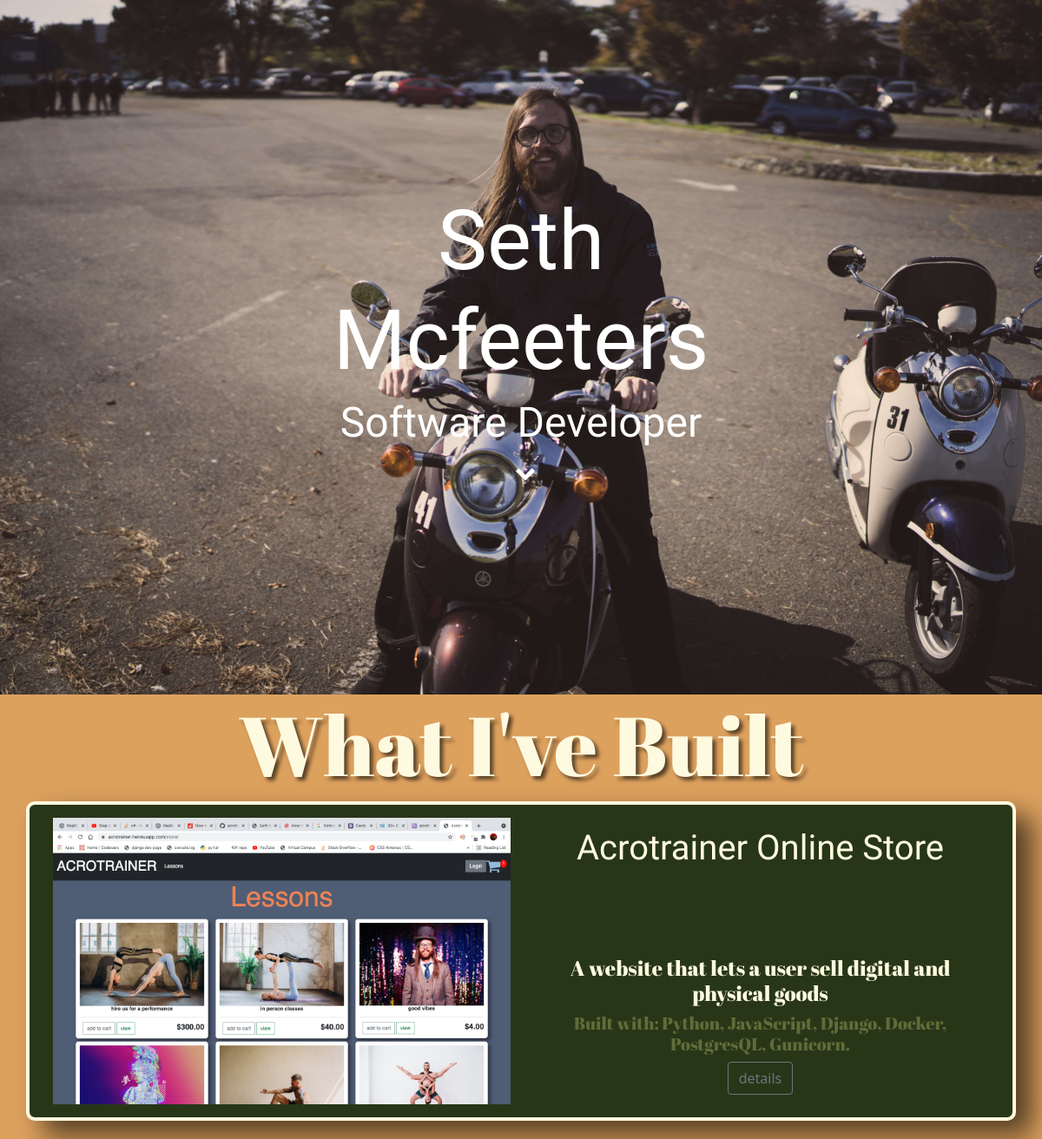
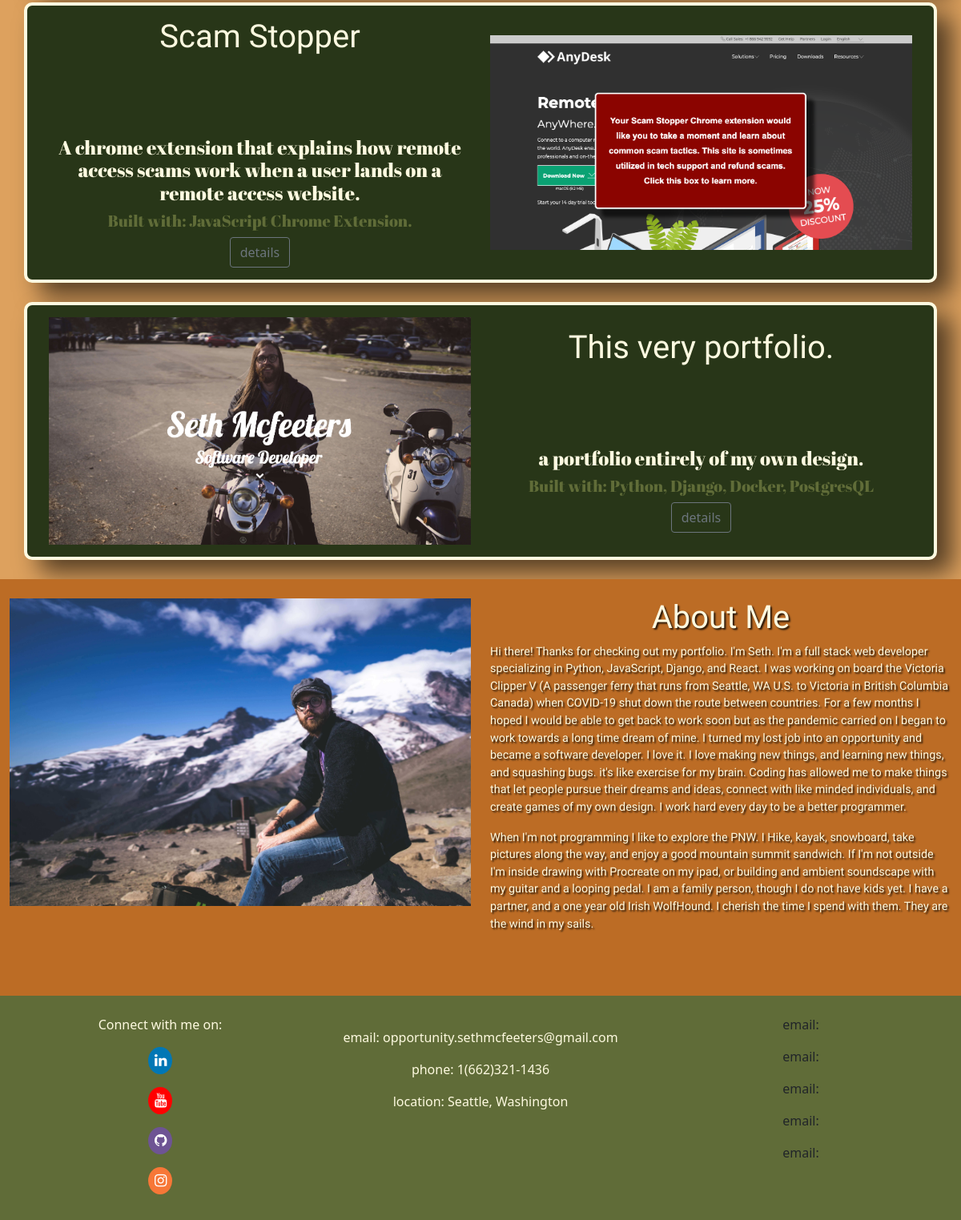
The page / on the database its author committed (2 pictures, top to bottom).
### portfolio/models.py (models this page shows)
class Project(models.Model):
    screenshot = models.ImageField(blank=True)
    language = models.CharField(max_length=255, blank=True)
    name = models.CharField(max_length=255, blank=True)
    short_description = models.CharField(max_length=255, blank=True)
    long_description = models.TextField(blank=True)
    live_url = models.URLField(blank=True)
    github_url = models.URLField(blank=True)
    video_demo_url = models.URLField(blank=True)

### portfolio/views.py (the view)
# urls.py: path('', include('portfolio.urls')),
def portfolio(request):
    projects = Project.objects.all()
    context = {"projects": projects}
    return render(request, 'portfolio/home.html', context)

### portfolio/templates/portfolio/home.html
{% extends 'portfolio/base.html' %}
{% load static %}
{% block content%}
<div class="hero">
    <img src="{% static 'images/scooter.jpg' %}">
    <section class="centered-overlay">
        <h1 class="hero-title lobster">Seth Mcfeeters</h1>
        <h2 class="hero-sub lobster">Software Developer</h2>
        <p class="chevron fadeinandbounce"><i class="fa fa-chevron-down" aria-hidden="true"></i></p>
    </section>
</div>
<h1 class="project-head abril center light-text">What I've Built</h1>
<div class="container">
    {% for project in projects %}
        {% if forloop.counter|divisibleby:2 == 0 %}
            <div class="row project-item">
                <div class="col-md">
                    <img class="img-fluid" src="{{project.screenshot.url}}">
                </div>
                <div class="col-md">
                    <h1 class="center light-text lobster">{{project.name}}</h1>
                    <div class="group">
                        <h4 class="center light-text abril">{{project.short_description}}</h4>
                        <h5 class="center mid-text abril">Built with: {{project.language}}</h5>
                    </div>
                    <div class="center-box">
                        <a class="btn btn-outline-secondary" href="{% url 'detail' project.pk %}">details</a>
                    </div>
                </div>
            </div>
        {% else %}
            <div class="row project-item">
                <div class="col-md">
                    <h1 class="center light-text lobster">{{project.name}}</h1>
                    <div class="group">
                        <h4 class="center light-text abril">{{project.short_description}}</h4>
                        <h5 class="center mid-text abril">Built with: {{project.language}}</h5>
                    </div>
                    <div class="center-box">
                        <a class="btn btn-outline-secondary" href="{% url 'detail' project.pk %}">details</a>
                    </div>
                </div>
                <div class="col-md">
                    <img class="img-fluid" src="{{project.screenshot.url}}">
                </div>
            </div>
        {% endif %}
    {% endfor %}
</div>
<div class="me container-fluid">
    <div class="row">
        <div class="col-md">
            <img class="img-fluid" src="{% static 'images/me.jpeg' %}">
        </div>
        <div class="col-md">
            <h1 class="center light-text lobster">About Me</h1>
            <p class="light-text orelega me-text">Hi there! Thanks for checking out my portfolio. I'm Seth. I'm a full stack web developer specializing in Python, JavaScript, Django, and React. I was working on board the Victoria Clipper V (A passenger ferry that runs from Seattle, WA U.S. to Victoria in British Columbia Canada) when COVID-19 shut down the route between countries. For a few months I hoped I would be able to get back to work soon but as the pandemic carried on I began to work towards a long time dream of mine. I turned my lost job into an opportunity and became a software developer. I love it. I love making new things, and learning new things, and squashing bugs. it's like exercise for my brain. Coding has allowed me to make things that let people pursue their dreams and ideas, connect with like minded individuals, and create games of my own design. I work hard every day to be a better programmer.</p>
            <p class="light-text orelega me-text">When I'm not programming I like to explore the PNW. I Hike, kayak, snowboard, take pictures along the way, and enjoy a good mountain summit sandwich. If I'm not outside I'm inside drawing with Procreate on my ipad, or building and ambient soundscape with my guitar and a looping pedal. I am a family person, though I do not have kids yet. I have a partner, and a one year old Irish WolfHound. I cherish the time I spend with them. They are the wind in my sails.</p>
        </div>
    </div>
</div>
<div class="foot container-fluid">
    <div class="row foot-row">
        <div class="list container col-sm">
            <p class="center light-text">Connect with me on:</p>
            <p class="center social"><a href="https://www.linkedin.com/in/seth-mcfeeters/" class="fa fa-linkedin"></a></p>
            <p class="center social"><a href="https://www.youtube.com/channel/UCP_QafQiqE7slKe7dbmA68w" class="fa fa-youtube"></a></p>
            <p class="center social"><a href="https://github.com/iggy18" class="fa fa-github"></a></p>
            <p class="center social"><a href="https://www.instagram.com/iggy18/" class="fa fa-instagram"></a></p>
        </div>
        <div class="container col-sm">
            <p class="center light-text"><contact info:</p>
            <p class="center light-text">email: <a class="light-text" href="mailto: opportunity.sethmcfeeters@gmail.com">opportunity.sethmcfeeters@gmail.com</p></a>
            <p class="center light-text">phone: 1(662)321-1436</p>
            <p class="center light-text">location: Seattle, Washington</p>
        </div>
        <div class="container col-sm">
            <p class="center">email:</p>
            <p class="center">email:</p>
            <p class="center">email:</p>
            <p class="center">email:</p>
            <p class="center">email:</p>
        </div>
    </div>
</div>
{% endblock %}

### static/css/color.css (style rules this page uses)
.light-text { color: #fefae0ff }
.mid-text { color: #606c38ff; }
.base { background-color: #dda15eff; }
.me { background-color: #bc6c25ff; }
.foot { background-color: #606c38ff; }
.project-item { background-color: #283618ff; border: 4px solid #fefae0ff; }

### static/css/base.css (style rules this page uses)
img { width: 100%; }
a:link { text-decoration: none; color: }
.center { text-align: center; }
.container { margin:0; width: 100%; }
.social { font-size: 1.5vw; }
.fa { padding: 8px; width: 2.5vw; text-align: center; text-decoration: none; transition: 2s ease-in-out; border-radius: 50%; }
.fa-youtube { background-color: #FF0000; color: white; }
.fa-linkedin { background-color: #0077b5; color: white; }
.fa-instagram { background-color: #f77737; color: white; }
.fa-github { background-color: #6e5494; color: white; }
.center-box { display:flex; justify-content: center; align-items: center; flex-direction: column; }
.project-item { display:flex; justify-content: center; align-items: center; margin: 2vw; }
.hero { position: relative; text-align: center; color: white; }
.centered-overlay { position: absolute; top: 50%; left: 50%; transform: translate(-50%, -50%); }

### static/css/detail.css (style rules this page uses)
.fadeinandbounce { animation: JustFadeIn 2s ease-in 3s both, bounce 2s infinite; }
.abril { font-family: 'Abril Fatface', cursive; }
.lobster { font-family: 'Lobster', cursive; }
.orelega { font-family: 'Orelega One', cursive; }
.project-head { font-size: 8vw; text-shadow: 4px 4px 4px rgba(0, 0, 0, 0.6); }
.project-item { padding: 15px; border-radius: 10px; box-shadow: 19px 16px 30px 0px rgba(0,0,0,0.62); -webkit-box-shadow: 19px 16px 30px 0px rgba(0,0,0,0.62); -moz-box-shadow: 19px 16px 30px 0px rgba(0,0,0,0.62); }
.hero-title { font-size: 8vw; animation: JustFadeIn 1s ease-in .5s both; }
.hero-sub { font-size: 4vw; animation: JustFadeIn 2s ease-in 1s both; }
.chevron { font-size: 2vw; }
.group { margin-top: 100px; }
.me { min-height: 65vh; padding: 2vw; text-shadow: 2px 2px 2px rgba(0, 0, 0, 0.8); }
.me-text { font-size: 1.2vw; }
.foot { padding-top: 2vw; min-height: 35vh; }

### rows shown on the page
Project: screenshot (picture), name "Acrotrainer Online Store", short_description "A website that lets a user sell digital and physical goods", language "Python, JavaScript, Django, Docker, PostgresQL, Gunicorn."
Project: name "Scam Stopper", short_description "A chrome extension that explains how remote access scams work when a user lands on a remote access website.", language "JavaScript Chrome Extension.", screenshot (picture)
Project: screenshot (picture), name "This very portfolio.", short_description "a portfolio entirely of my own design.", language "Python, Django, Docker, PostgresQL"
